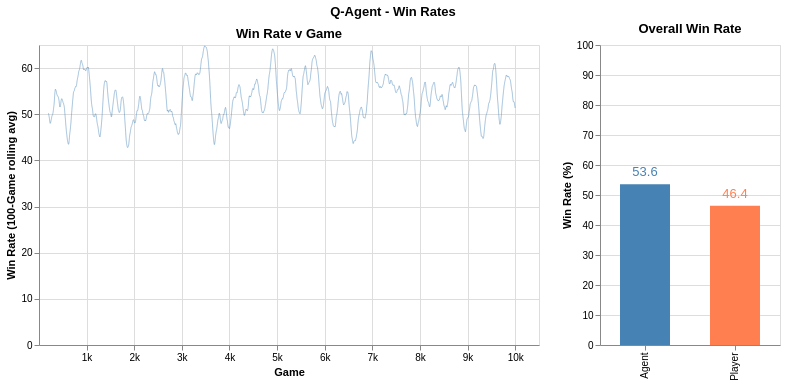

Source (notebook cell):
### Code cell
GAME_WINDOW = 100
q_agent_df["agent_won"].mean()
n_games = len(q_agent_df)
agent_wr = float(q_agent_df["agent_won"].mean()) * 100  # type: ignore
player_wr = float(q_agent_df["player_won"].mean()) * 100  # type: ignore
avg_turns = float(q_agent_df["turns"].mean())  # type: ignore
avg_agent_hits = float(q_agent_df["agent_hit"].mean())  # type: ignore
avg_player_hits = float(q_agent_df["player_hit"].mean())  # type: ignore
avg_agent_sunk = float(q_agent_df["agent_sunk"].mean())  # type: ignore
avg_player_sunk = float(q_agent_df["player_sunk"].mean())  # type: ignore

print(f"Games:            {n_games}")
print(f"Agent win rate:   {agent_wr:.1f}%  |  Player win rate: {player_wr:.1f}%")
print(f"Avg turns/game:   {avg_turns:.1f}")
print(
    f"Avg agent hits:   {avg_agent_hits:.1f}  |  Avg player hits: {avg_player_hits:.1f}"
)
print(
    f"Avg agent sinks:  {avg_agent_sunk:.1f}  |  Avg player sinks: {avg_player_sunk:.1f}"
)

rolling = q_agent_df.with_columns(
    [
        (pl.col("agent_won").cast(pl.Float64) * 100)
        .rolling_mean(window_size=GAME_WINDOW)
        .alias("agent_win_rate")
    ]
)

win_long = (
    rolling.select(["game", "agent_win_rate"])
    .unpivot(
        index="game",
        on=["agent_win_rate"],
        variable_name="side",
        value_name="win_rate",
    )
    .with_columns(pl.col("side").replace({"agent_win_rate": "Agent"}))
)

rolling_chart = make_chart(
    win_long,
    "win_rate",
    arg_col="game",
    window_size=GAME_WINDOW,
    stroke=0.5,
)

color_scale = alt.Scale(domain=["Agent", "Player"], range=["steelblue", "coral"])

win_summary = pl.DataFrame(
    {"side": ["Agent", "Player"], "win_rate": [agent_wr, player_wr]}
)
bar = (
    alt.Chart(win_summary)
    .mark_bar(size=50)
    .encode(
        x=alt.X("side:N", title=""),
        y=alt.Y("win_rate:Q", title="Win Rate (%)", scale=alt.Scale(domain=[0, 100])),
        color=alt.Color("side:N", scale=color_scale, legend=None),
    )
    .properties(title="Overall Win Rate", width=180, height=300)
)
bar_text = bar.mark_text(dy=-12, fontSize=13).encode(
    text=alt.Text("win_rate:Q", format=".1f")
)

title = alt.TitleParams("Q-Agent - Win Rates", anchor="middle")
c = (
    ((rolling_chart) | (bar + bar_text))
    .resolve_scale(y="independent", color="independent")
    .properties(title=title)
)
c.save(IMG_DIR / "q_agent_win_rates.png")
c.show()

### Figure 1 — Vega specification as saved in the notebook (floating-point values rounded to 4 significant figures; data arrays with more than 128 entries replaced by an {"elided": "..."} marker saying what was removed)
{"$schema": "https://vega.github.io/schema/vega/v6.json", "data": [{"name": "source_0", "values": {"elided": "10000 records"}}, {"name": "source_1"}, {"name": "data_0", "values": [{"side": "Agent", "win_rate_end": 53.62, "win_rate_start": 0.0}, {"side": "Player", "win_rate_end": 46.38, "win_rate_start": 0.0}]}, {"name": "data_1", "values": [{"side": "Agent", "win_rate": 53.62}, {"side": "Player", "win_rate": 46.38}]}, {"name": "source_0_concat_0_x_domain_game", "values": [{"min": 1, "max": 10000}]}, {"name": "source_0_concat_0_y_domain_win_rate_rolling", "values": [{"min": 42.78, "max": 64.82}]}, {"name": "data_0_concat_1_x_domain_side_0", "values": [{"side": "Agent"}, {"side": "Player"}]}, {"name": "data_1_concat_1_x_domain_side_1", "values": [{"side": "Agent"}, {"side": "Player"}]}], "signals": [{"name": "concat_0_width", "value": 500}, {"name": "concat_1_width", "value": 180}], "marks": [{"type": "group", "name": "concat_0_group", "encode": {"update": {"height": {"signal": "height"}, "width": {"signal": "concat_0_width"}}}, "marks": [{"type": "line", "name": "concat_0_marks", "from": {"data": "source_0"}, "sort": {"field": "x"}, "encode": {"update": {"defined": {"signal": "isValid(datum[\"game\"]) && isFinite(+datum[\"game\"]) && isValid(datum[\"win_rate_rolling\"]) && isFinite(+datum[\"win_rate_rolling\"])"}, "strokeWidth": {"value": 0.5}, "y": {"field": "win_rate_rolling", "scale": "concat_0_y"}, "x": {"field": "game", "scale": "concat_0_x"}, "stroke": {"value": "steelblue"}}}, "style": ["line"]}], "axes": [{"scale": "concat_0_x", "grid": true, "tickCount": {"signal": "ceil(concat_0_width/40)"}, "zindex": 0, "maxExtent": 0, "gridScale": "concat_0_y", "labels": false, "domain": false, "aria": false, "minExtent": 0, "ticks": false, "orient": "bottom"}, {"scale": "concat_0_y", "domain": false, "labels": false, "maxExtent": 0, "ticks": false, "tickCount": {"signal": "ceil(height/40)"}, "grid": true, "orient": "left", "minExtent": 0, "zindex": 0, "gridScale": "concat_0_x", "aria": false}, {"scale": "concat_0_x", "orient": "bottom", "tickCount": {"signal": "ceil(concat_0_width/40)"}, "title": "Game", "grid": false, "labelOverlap": true, "zindex": 0, "encode": {"labels": {"update": {"text": {"signal": "datum.value / 1000 + 'k'"}}}}, "labelFlush": true}, {"scale": "concat_0_y", "title": "Win Rate (100-Game rolling avg)", "tickCount": {"signal": "ceil(height/40)"}, "orient": "left", "grid": false, "labelOverlap": true, "zindex": 0}], "title": {"text": "Win Rate v Game", "frame": "group"}, "style": "cell"}, {"type": "group", "name": "concat_1_group", "encode": {"update": {"width": {"signal": "concat_1_width"}, "height": {"signal": "height"}}}, "marks": [{"type": "rect", "name": "concat_1_layer_0_marks", "from": {"data": "data_0"}, "encode": {"update": {"xc": {"field": "side", "scale": "concat_1_x", "band": 0.5}, "fill": {"field": "side", "scale": "concat_1_color"}, "y2": {"field": "win_rate_start", "scale": "concat_1_y"}, "y": {"field": "win_rate_end", "scale": "concat_1_y"}, "width": {"value": 50}}}, "style": ["bar"]}, {"type": "text", "name": "concat_1_layer_1_marks", "from": {"data": "data_1"}, "encode": {"update": {"fontSize": {"value": 13}, "dy": {"value": -12}, "fill": {"field": "side", "scale": "concat_1_color"}, "text": {"signal": "format(datum[\"win_rate\"], \".1f\")"}, "baseline": {"value": "middle"}, "align": {"value": "center"}, "x": {"field": "side", "scale": "concat_1_x", "band": 0.5}, "y": {"field": "win_rate", "scale": "concat_1_y"}}}, "style": ["text"]}], "axes": [{"scale": "concat_1_y", "ticks": false, "orient": "left", "tickCount": {"signal": "ceil(height/40)"}, "gridScale": "concat_1_x", "grid": true, "maxExtent": 0, "labels": false, "minExtent": 0, "zindex": 0, "domain": false, "aria": false}, {"scale": "concat_1_x", "labelAlign": "right", "labelBaseline": "middle", "labelAngle": 270, "zindex": 0, "grid": false, "orient": "bottom"}, {"scale": "concat_1_y", "orient": "left", "grid": false, "labelOverlap": true, "title": "Win Rate (%)", "zindex": 0, "tickCount": {"signal": "ceil(height/40)"}}], "title": {"text": "Overall Win Rate", "frame": "group"}, "style": "cell"}], "scales": [{"name": "concat_0_x", "type": "linear", "domain": [{"signal": "(data(\"source_0_concat_0_x_domain_game\")[0] || {}).min"}, {"signal": "(data(\"source_0_concat_0_x_domain_game\")[0] || {}).max"}], "range": [0, {"signal": "concat_0_width"}], "domainMax": 10500, "zero": false}, {"name": "concat_0_y", "type": "linear", "domain": [{"signal": "(data(\"source_0_concat_0_y_domain_win_rate_rolling\")[0] || {}).min"}, {"signal": "(data(\"source_0_concat_0_y_domain_win_rate_rolling\")[0] || {}).max"}], "range": [{"signal": "height"}, 0], "nice": true, "zero": true}, {"name": "concat_1_x", "type": "band", "domain": {"fields": [{"data": "data_0_concat_1_x_domain_side_0", "field": "side"}, {"data": "data_1_concat_1_x_domain_side_1", "field": "side"}], "sort": true}, "range": [0, {"signal": "concat_1_width"}], "paddingInner": 0.1, "paddingOuter": 0.05}, {"name": "concat_1_y", "type": "linear", "domain": [0, 100], "range": [{"signal": "height"}, 0], "zero": true}, {"name": "concat_1_color", "type": "ordinal", "domain": ["Agent", "Player"], "range": ["steelblue", "coral"]}], "title": {"text": "Q-Agent - Win Rates", "anchor": "middle"}, "padding": 5, "background": "white", "height": 300, "layout": {"padding": 20, "bounds": "full", "align": "each"}}
